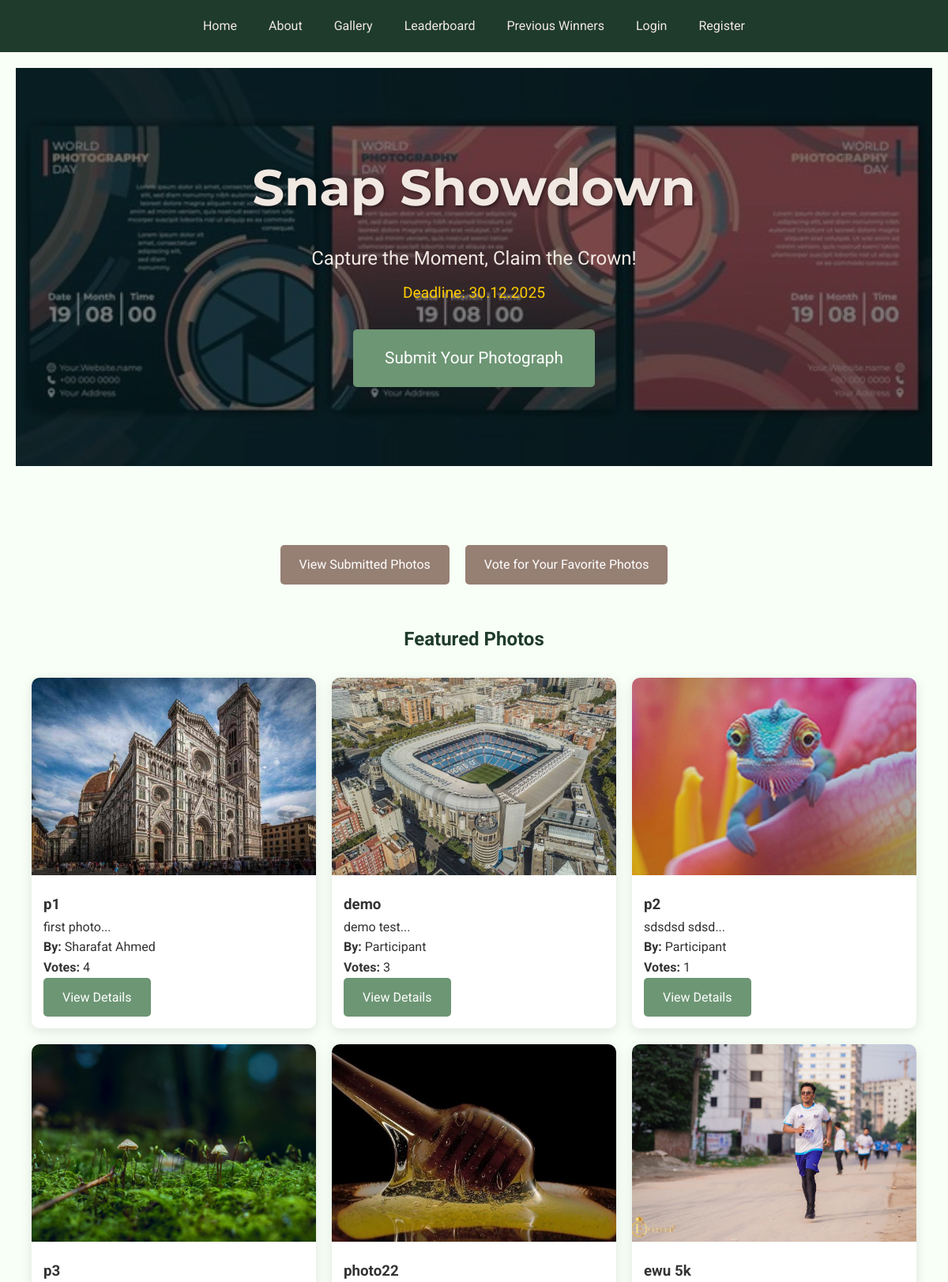
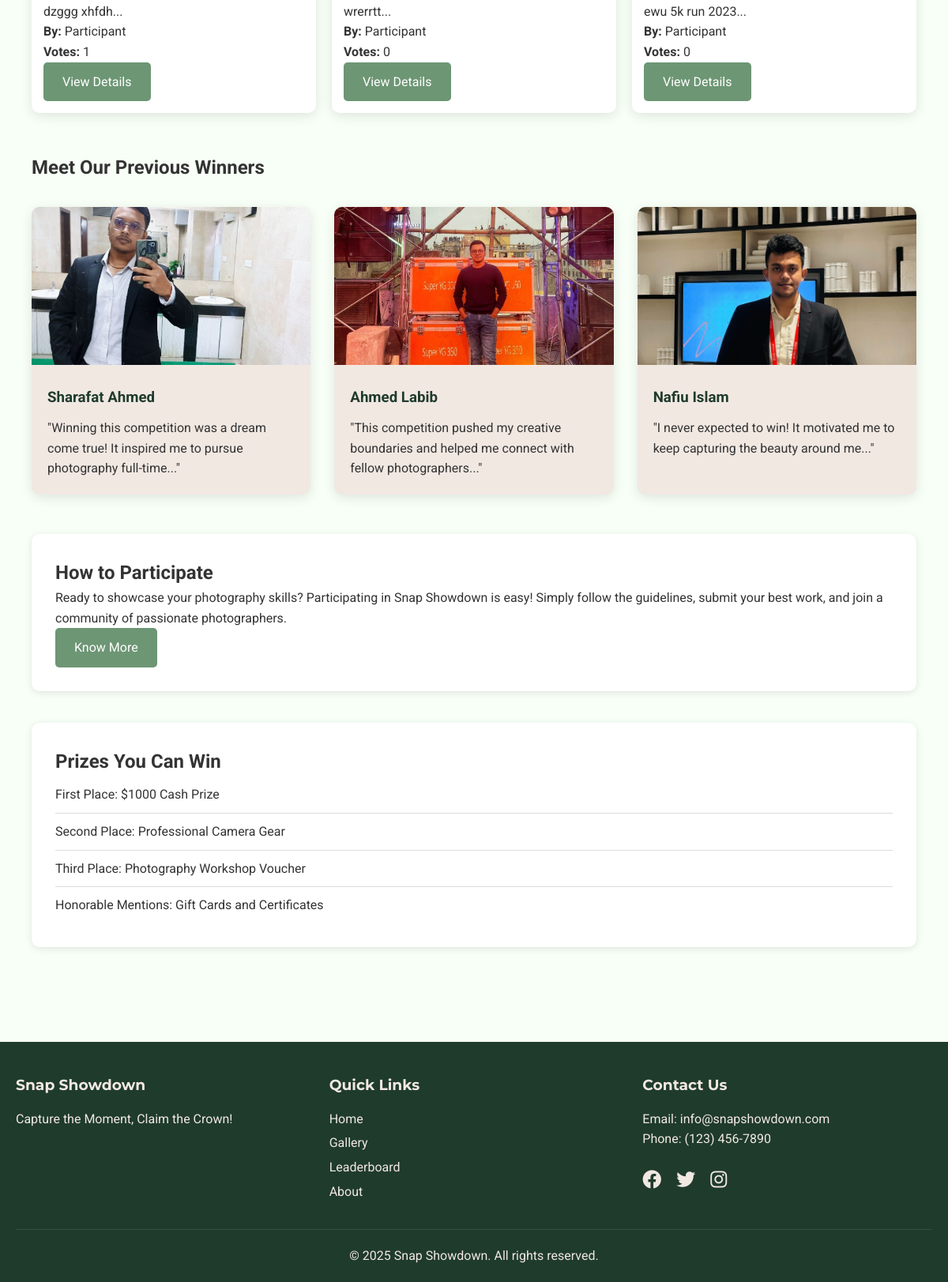
The page / on the database its author committed (2 pictures, top to bottom).
### models.py (models this page shows, shortened)
class Photo(db.Model):
    __tablename__ = 'photos'
    id = db.Column(db.Integer, primary_key=True)
    title = db.Column(db.String(200), nullable=False)
    description = db.Column(db.Text)
    filename = db.Column(db.String(200), nullable=False)
    status = db.Column(db.String(20), default='pending')  # pending, approved, rejected
    votes_count = db.Column(db.Integer, default=0)
    upload_date = db.Column(db.DateTime, default=datetime.utcnow)
    user_id = db.Column(db.Integer, db.ForeignKey('users.id'), nullable=False)
    votes = db.relationship('Vote', backref='photo', lazy=True, cascade='all, delete-orphan')
    comments = db.relationship('Comment', backref='photo', lazy=True, cascade='all, delete-orphan')

class User(UserMixin, db.Model):
    __tablename__ = 'users'
    id = db.Column(db.Integer, primary_key=True)
    email = db.Column(db.String(120), unique=True, nullable=False)
    username = db.Column(db.String(80), nullable=False)
    password_hash = db.Column(db.String(256), nullable=False)
    role = db.Column(db.String(20), default='participant')  # participant, voter, admin
    created_at = db.Column(db.DateTime, default=datetime.utcnow)
    profile_picture = db.Column(db.String(200), default='default.jpg')
    bio = db.Column(db.Text)
    photos = db.relationship('Photo', backref='author', lazy=True)
    votes = db.relationship('Vote', backref='voter', lazy=True)
    comments = db.relationship('Comment', backref='commenter', lazy=True)

### app.py (the view)
@app.route('/')
def home():
    approved_photos = Photo.query.filter_by(status='approved').order_by(Photo.votes_count.desc()).limit(8).all()
    return render_template('home.html', photos=approved_photos)

### templates/home.html (shortened to what this page needs)
{% extends "layout.html" %}
{% block content %}
<header class="hero-banner">
    <div class="hero-content">
        <h1>Snap Showdown</h1>
        <p class="tagline">Capture the Moment, Claim the Crown!</p>
        <p class="deadline">Deadline: 30.12.2025</p>
        {% if current_user.is_authenticated and current_user.is_participant() %}
            <a href="{{ url_for('upload_photo') }}" class="btn btn-primary btn-large">Submit Your Photograph</a>
        {% elif not current_user.is_authenticated %}
            <a href="{{ url_for('login') }}" class="btn btn-primary btn-large">Submit Your Photograph</a>
        {% endif %}
    </div>
</header>
<div class="container">
    <div class="action-buttons">
        <a href="{{ url_for('gallery') }}" class="btn btn-secondary">View Submitted Photos</a>
        <a href="{{ url_for('gallery') }}" class="btn btn-secondary">Vote for Your Favorite Photos</a>
    </div>
    <section class="featured-gallery">
        <h2>Featured Photos</h2>
        <div class="gallery-grid">
            {% for photo in photos %}
            <div class="photo-card">
                <img src="{{ url_for('uploaded_file', filename=photo.filename) }}" alt="{{ photo.title }}">
                <div class="photo-card-content">
                    <h3>{{ photo.title }}</h3>
                    <p>{{ photo.description[:100] }}...</p>
                    <p><strong>By:</strong> {{ photo.author.username }}</p>
                    <p><strong>Votes:</strong> {{ photo.votes_count }}</p>
                    <a href="{{ url_for('gallery') }}" class="btn btn-small">View Details</a>
                </div>
            </div>
            {% endfor %}
        </div>
    </section>
    <section class="winners-section">
        <h2>Meet Our Previous Winners</h2>
        <div class="winners-grid">
            <div class="winner-card">
                <img src="{{ url_for('static', filename='images/winner1.jpg') }}" alt="Sharafat Ahmed">
                <div class="winner-info">
                    <h3>Sharafat Ahmed</h3>
                    <p>"Winning this competition was a dream come true! It inspired me to pursue photography full-time..."</p>
                </div>
            </div>
            <div class="winner-card">
                <img src="{{ url_for('static', filename='images/winner2.jpg') }}" alt="Ahmed Labib">
                <div class="winner-info">
                    <h3>Ahmed Labib</h3>
                    <p>"This competition pushed my creative boundaries and helped me connect with fellow photographers..."</p>
                </div>
            </div>
            <div class="winner-card">
                <img src="{{ url_for('static', filename='images/winner3.jpg') }}" alt="Nafiu Islam">
                <div class="winner-info">
                    <h3>Nafiu Islam</h3>
                    <p>"I never expected to win! It motivated me to keep capturing the beauty around me..."</p>
                </div>
            </div>
        </div>
    </section>
    <section class="participation-section card">
        <h2>How to Participate</h2>
        <p>Ready to showcase your photography skills? Participating in Snap Showdown is easy! Simply follow the guidelines, submit your best work, and join a community of passionate photographers.</p>
        <a href="{{ url_for('about') }}" class="btn">Know More</a>
    </section>
    <section class="prizes-section card">
        <h2>Prizes You Can Win</h2>
        <ul class="prizes-list">
            <li>First Place: $1000 Cash Prize</li>
            <li>Second Place: Professional Camera Gear</li>
            <li>Third Place: Photography Workshop Voucher</li>
            <li>Honorable Mentions: Gift Cards and Certificates</li>
        </ul>
    </section>
</div>
{% endblock %}

### templates/layout.html (shortened to what this page needs)
<!DOCTYPE html>
<html lang="en">
<head>
    <link rel="stylesheet" href="{{ url_for('static', filename='css/style.css') }}">
    <link rel="stylesheet" href="https://cdnjs.cloudflare.com/ajax/libs/font-awesome/6.4.0/css/all.min.css">
</head>
<body>
    <div class="top-navbar">
        <a href="{{ url_for('home') }}">Home</a>
        <a href="{{ url_for('about') }}">About</a>
        <a href="{{ url_for('gallery') }}">Gallery</a>
        <a href="{{ url_for('leaderboard') }}">Leaderboard</a>
        <a href="{{ url_for('previous_winners') }}">Previous Winners</a>
        {% if current_user.is_authenticated %}
            {% if current_user.is_admin() %}
                <a href="{{ url_for('admin_dashboard') }}">Admin Dashboard</a>
            {% endif %}
            <a href="{{ url_for('profile') }}">Profile</a>
            <a href="{{ url_for('logout') }}">Logout</a>
        {% else %}
            <a href="{{ url_for('login') }}">Login</a>
            <a href="{{ url_for('register') }}">Register</a>
        {% endif %}
    </div>
    <main>
        {% block content %}{% endblock %}
    </main>
    <footer>
        <div class="footer-content">
            <div class="footer-section">
                <h3>Snap Showdown</h3>
                <p>Capture the Moment, Claim the Crown!</p>
            </div>
            <div class="footer-section">
                <h3>Quick Links</h3>
                <a href="{{ url_for('home') }}">Home</a>
                <a href="{{ url_for('gallery') }}">Gallery</a>
                <a href="{{ url_for('leaderboard') }}">Leaderboard</a>
                <a href="{{ url_for('about') }}">About</a>
            </div>
            <div class="footer-section">
                <h3>Contact Us</h3>
                <p>Email: info@snapshowdown.com</p>
                <p>Phone: (123) 456-7890</p>
                <div class="social-icons">
                    <a href="#"><i class="fab fa-facebook"></i></a>
                    <a href="#"><i class="fab fa-twitter"></i></a>
                    <a href="#"><i class="fab fa-instagram"></i></a>
                </div>
            </div>
        </div>
        <div class="footer-bottom">
            <p>&copy; 2025 Snap Showdown. All rights reserved.</p>
        </div>
    </footer>
</body>
</html>

### static/css/style.css (style rules this page uses)
* { margin: 0; padding: 0; box-sizing: border-box; }
body { font-family: 'Roboto', sans-serif; background-color: #F7FFF6; color: #333; line-height: 1.6; }
.top-navbar { background-color: #1F3B2C; display: flex; justify-content: center; padding: 10px 0; flex-wrap: wrap; }
.top-navbar a { color: #F1E8E2; padding: 10px 20px; text-decoration: none; font-size: 1em; transition: color 0.3s; }
main { min-height: calc(100vh - 200px); padding: 20px; }
.container { max-width: 1200px; margin: 0 auto; padding: 20px; }
.btn { display: inline-block; background-color: #6D9674; color: white; padding: 12px 24px; border: none; border-radius: 5px; cursor: pointer; text-decoration: none; font-size: 1em; transition: background-color 0.3s, transform 0.3s; }
.btn-primary { background-color: #6D9674; }
.btn-secondary { background-color: #967F73; }
.card { background: white; border-radius: 10px; padding: 20px; margin: 15px 0; box-shadow: 0 2px 10px rgba(0, 0, 0, 0.1); }
.photo-card { background: #fff; border-radius: 10px; overflow: hidden; box-shadow: 0 4px 15px rgba(0, 0, 0, 0.1); transition: transform 0.3s; }
.photo-card img { width: 100%; height: 250px; object-fit: cover; }
.photo-card-content { padding: 15px; }
.gallery-grid { display: grid; grid-template-columns: repeat(auto-fill, minmax(300px, 1fr)); gap: 20px; margin: 20px 0; }
footer { background-color: #1F3B2C; color: #F1E8E2; padding: 40px 20px 20px; margin-top: 40px; }
.footer-content { max-width: 1200px; margin: 0 auto; display: grid; grid-template-columns: repeat(auto-fit, minmax(250px, 1fr)); gap: 30px; }
.footer-section h3 { margin-bottom: 15px; font-family: 'Montserrat', sans-serif; }
.footer-section a { color: #F1E8E2; text-decoration: none; display: block; margin: 5px 0; }
.social-icons { margin-top: 15px; }
.social-icons a { display: inline-block; margin-right: 15px; font-size: 1.5em; }
.footer-bottom { text-align: center; margin-top: 30px; padding-top: 20px; border-top: 1px solid rgba(255, 255, 255, 0.1); }

### rows shown on the page
Photo: filename (picture), title "p1", description "first photo", author.username "Sharafat Ahmed", votes_count "4"
Photo: filename (picture), title "demo", description "demo test", author.username "Participant", votes_count "3"
Photo: filename (picture), title "p2", description "sdsdsd sdsd", author.username "Participant", votes_count "1"
Photo: filename (picture), title "p3", description "dzggg xhfdh", author.username "Participant", votes_count "1"
Photo: filename (picture), title "photo22", description "wrerrtt", author.username "Participant", votes_count "0"
Photo: filename (picture), title "ewu 5k", description "ewu 5k run 2023", author.username "Participant", votes_count "0"
